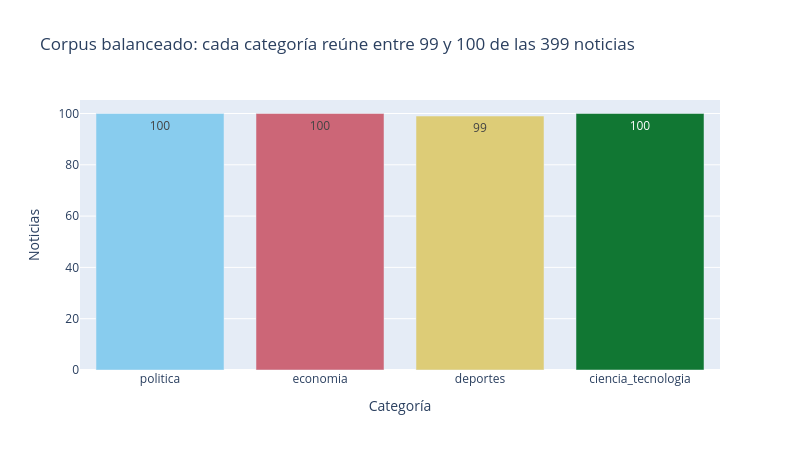

Notebook source saved alongside this figure:
### Markdown cell above
### 4.1 Distribución por categoría

### Code cell
conteo = df.etiqueta.value_counts().reindex(ORDEN).rename_axis("etiqueta").reset_index(name="noticias")
fig = px.bar(
    conteo, x="etiqueta", y="noticias", color="etiqueta", text="noticias",
    color_discrete_map=COLORES,
    title=(f"Corpus balanceado: cada categoría reúne entre {conteo.noticias.min()} y "
           f"{conteo.noticias.max()} de las {len(df)} noticias"),
    labels={"etiqueta": "Categoría", "noticias": "Noticias"},
)
fig.update_layout(showlegend=False, width=800, height=450)
fig.show()

### Figure 1 — Plotly figure (JSON) as saved in the notebook; plotly's stock layout.template omitted (floating-point values rounded to 4 significant figures)
{"data": [{"hovertemplate": "Categoría=%{x}<br>Noticias=%{text}<extra></extra>", "legendgroup": "politica", "marker": {"color": "rgb(136, 204, 238)", "pattern": {"shape": ""}}, "name": "politica", "orientation": "v", "showlegend": true, "text": [100.0], "textposition": "auto", "type": "bar", "x": ["politica"], "xaxis": "x", "y": [100], "yaxis": "y"}, {"hovertemplate": "Categoría=%{x}<br>Noticias=%{text}<extra></extra>", "legendgroup": "economia", "marker": {"color": "rgb(204, 102, 119)", "pattern": {"shape": ""}}, "name": "economia", "orientation": "v", "showlegend": true, "text": [100.0], "textposition": "auto", "type": "bar", "x": ["economia"], "xaxis": "x", "y": [100], "yaxis": "y"}, {"hovertemplate": "Categoría=%{x}<br>Noticias=%{text}<extra></extra>", "legendgroup": "deportes", "marker": {"color": "rgb(221, 204, 119)", "pattern": {"shape": ""}}, "name": "deportes", "orientation": "v", "showlegend": true, "text": [99.0], "textposition": "auto", "type": "bar", "x": ["deportes"], "xaxis": "x", "y": [99], "yaxis": "y"}, {"hovertemplate": "Categoría=%{x}<br>Noticias=%{text}<extra></extra>", "legendgroup": "ciencia_tecnologia", "marker": {"color": "rgb(17, 119, 51)", "pattern": {"shape": ""}}, "name": "ciencia_tecnologia", "orientation": "v", "showlegend": true, "text": [100.0], "textposition": "auto", "type": "bar", "x": ["ciencia_tecnologia"], "xaxis": "x", "y": [100], "yaxis": "y"}], "layout": {"barmode": "relative", "height": 450, "legend": {"title": {"text": "Categoría"}, "tracegroupgap": 0}, "showlegend": false, "title": {"text": "Corpus balanceado: cada categoría reúne entre 99 y 100 de las 399 noticias"}, "width": 800, "xaxis": {"anchor": "y", "categoryarray": ["politica", "economia", "deportes", "ciencia_tecnologia"], "categoryorder": "array", "domain": [0.0, 1.0], "title": {"text": "Categoría"}}, "yaxis": {"anchor": "x", "domain": [0.0, 1.0], "title": {"text": "Noticias"}}}}
